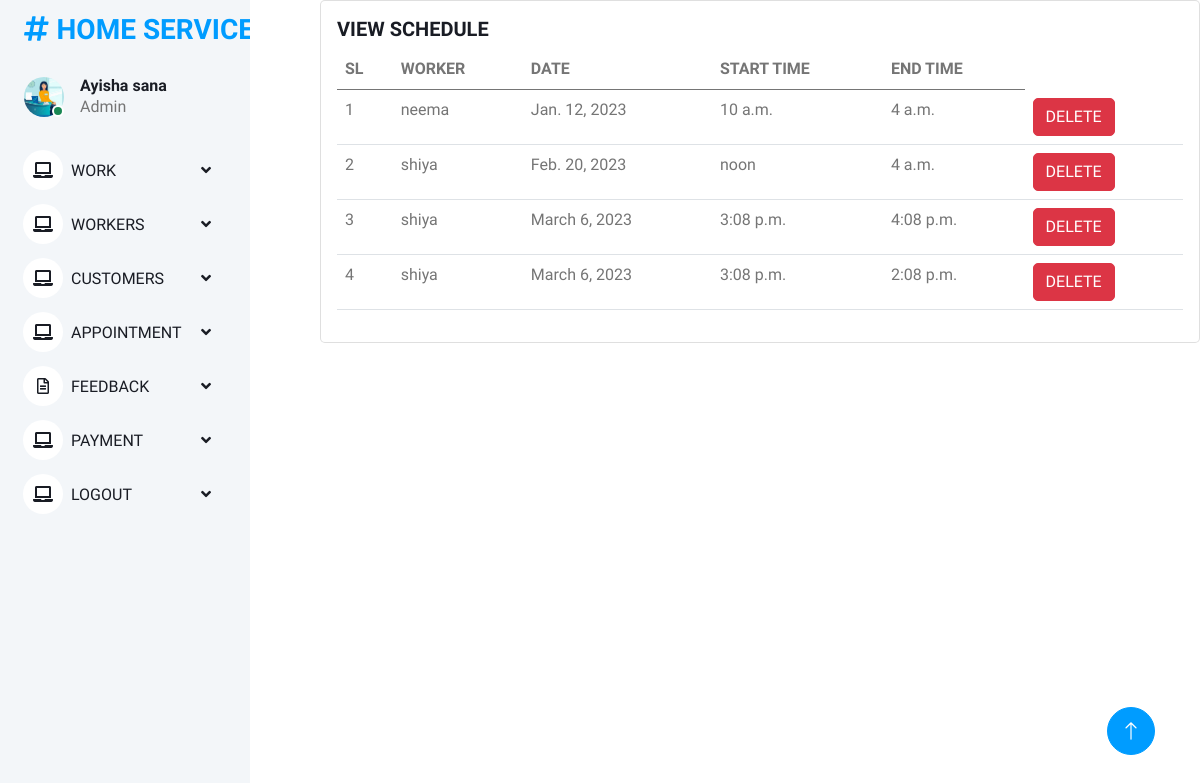
Page /view_schedule (signed in) on the committed database.
### onlinehomeservice_app/models.py (models this page shows)
class Schedule_add(models.Model):
    worker = models.ForeignKey(register,on_delete=models.CASCADE)
    date = models.DateField()
    start_time = models.TimeField()
    end_time = models.TimeField()

class register(models.Model):
    user=models.ForeignKey(Login,on_delete=models.CASCADE)
    name = models.CharField(max_length=100)
    profile_pic= models.FileField(upload_to='profilepic/')
    address = models.CharField(max_length=40)
    mobile = models.CharField(max_length=10,null=False)
    email = models.EmailField()
    work_type = models.ForeignKey(work,on_delete=models.CASCADE)
    def __str__(self):
        return self.name

### onlinehomeservice_app/views.py (the view)
# urls.py: path("view_schedule", views.view_schedule, name="view_schedule"),
@login_required(login_url='loginpage')
def view_schedule(request):
    data = Schedule_add.objects.all()
    print(data)
    return render(request,"admin/view_schedule.html",{"data":data})

### templates/admin/view_schedule.html (shortened to what this page needs)
{% extends "admin/admin base.html" %}
{% block content %}
<div class="card" style="width: 55rem;">
  <div class="card-body">
    <h5 class="card-title">VIEW SCHEDULE</h5>
 <table class="table">
  <thead>
    <tr>
        <th scope="col">SL</th>
        <th scope="col">WORKER</th>
      <th scope="col">DATE</th>
      <th scope="col">START TIME</th>
      <th scope="col">END TIME</th>
    </tr>
  </thead>
       <tbody>
  {% for n in data %}
  <tr>
    <td>{{forloop.counter}}</td>
    <td>{{n.worker}}</td>
      <td>{{n.date}}</td>
    <td>{{n.start_time}}</td>
      <td>{{n.end_time}}</td>
      <td><a href="{% url 'delete_schedule' n.id %}" class="btn btn-danger">DELETE</a></td>
      {% empty %}
  </tr>
      <tr>
      <td colspan="7"><h3>No Results Found</h3></td>
      </tr>
            {% endfor %}
  </tbody>
 </table>
{% endblock %}

### static/assets1/css/style.css (style rules this page uses)
:root { --primary: #009CFF; --light: #F3F6F9; --dark: #191C24; }
.btn { transition: .5s; }

### rows in the picture
Schedule_add: worker "neema", date "Jan. 12, 2023", start_time "10 a.m.", end_time "4 a.m."
Schedule_add: worker "shiya", date "Feb. 20, 2023", start_time "noon", end_time "4 a.m."
Schedule_add: worker "shiya", date "March 6, 2023", start_time "3:08 p.m.", end_time "4:08 p.m."
Schedule_add: worker "shiya", date "March 6, 2023", start_time "3:08 p.m.", end_time "2:08 p.m."
